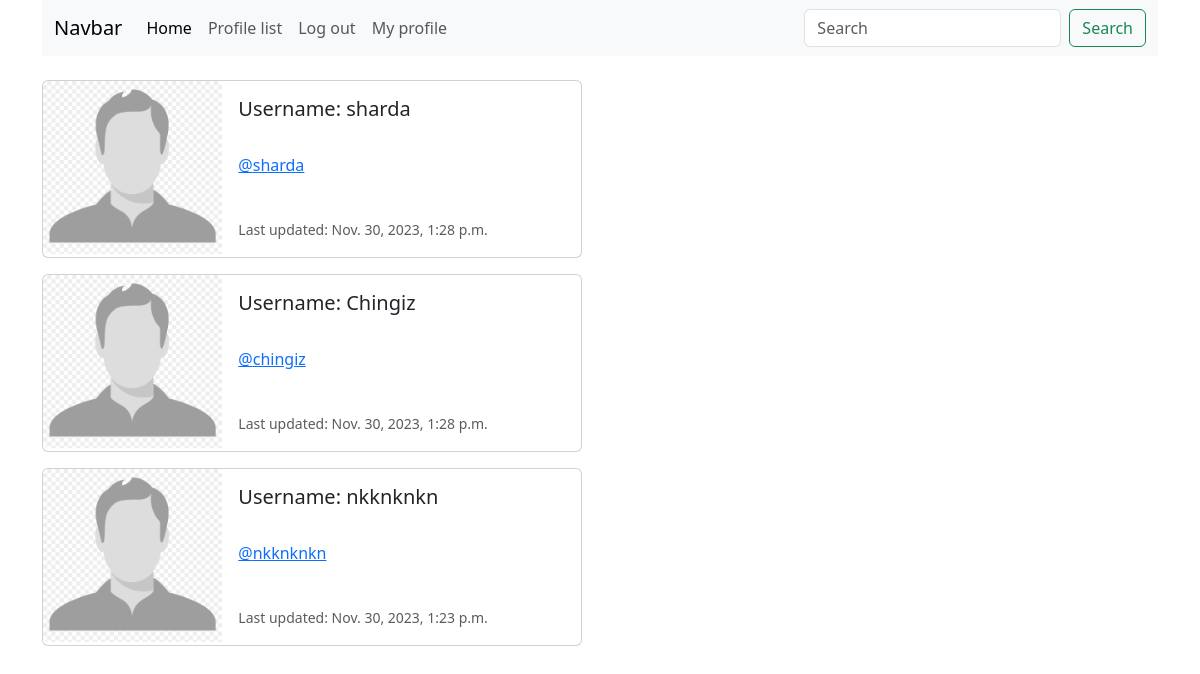
The app's page /profile_list/ (signed in), older data.
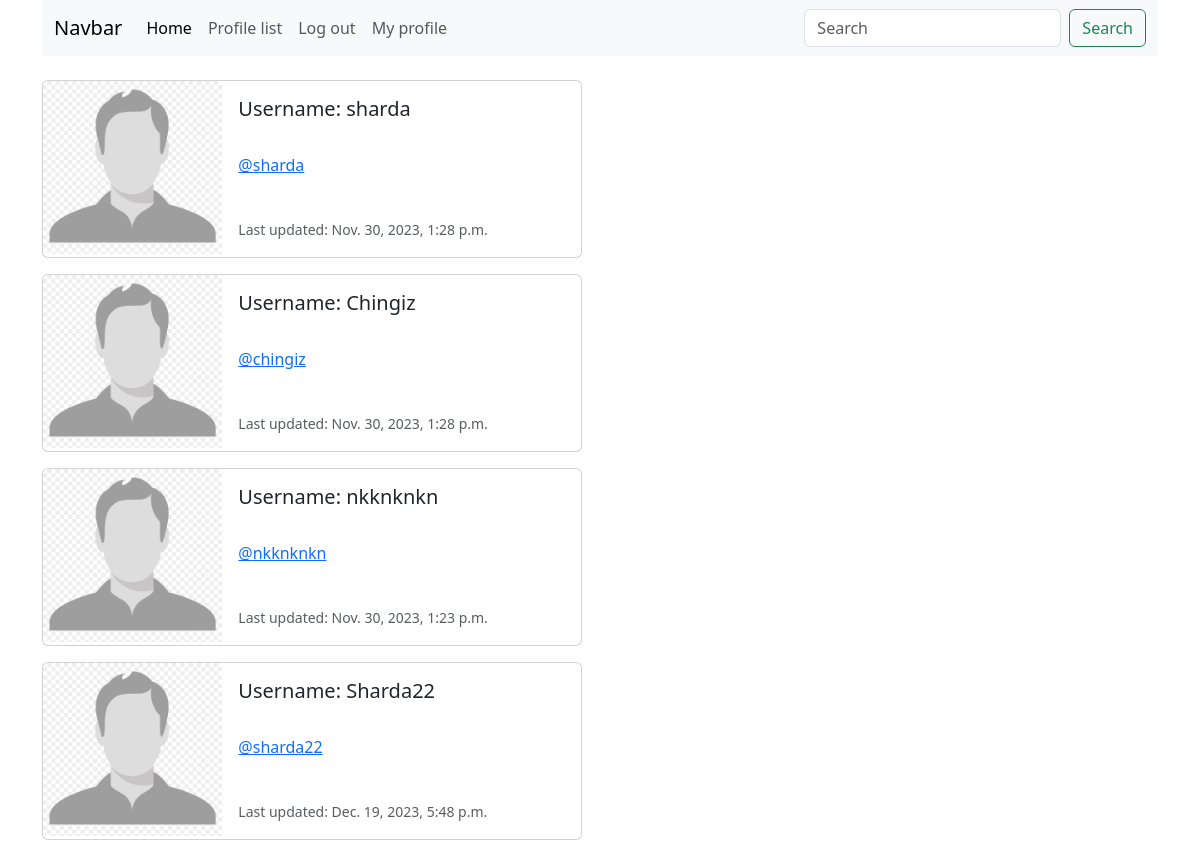
The same page, newer data.
### twitterclone/models.py (models this page shows, shortened)
class Profile(models.Model):
    user = models.OneToOneField(User, on_delete=models.CASCADE)
    follows = models.ManyToManyField("self",
                                    related_name="followed_by",
                                    symmetrical=False,
                                    blank=True)
    created_date = models.DateTimeField(User, auto_now=True)

### twitterclone/views.py (the view)
# urls.py: path('profile_list/', views.profile_list, name="profile_list"),
def profile_list(request):
    if request.user.is_authenticated:
        profiles = Profile.objects.exclude(user=request.user)
        return render(request, 'profile_list.html', {"profiles":profiles})
    else:
        messages.success(request, ("You have to log in"))
        return render(request, 'home.html', {})

### twitterclone/templates/profile_list.html
{% extends 'base.html' %}
{% load static %}
{% block content %}
{% if profiles %}
    {% for profiles in profiles %}
    <div class="card mb-3" style="max-width: 540px;">
        <div class="row g-0">
          <div class="col-md-4">
            <img src="{% static 'twitterclone/images/profile_image_2.png' %}" class="img-fluid rounded-start" alt="Profile image">
          </div>
          <div class="col-md-8">
            <div class="card-body">
              <h5 class="card-title">Username: {{ profiles.user.username }}</h5>
              <br/>
              <p class="card-text"> <a href="{% url 'profile' profiles.user.id %}">@{{ profiles.user.username|lower }} </a> </p>
              <br/>
              <p class="card-text"><small class="text-body-secondary"> Last updated: {{ profiles.created_date }}</small></p>
            </div>
          </div>
        </div>
      </div>
    {% endfor %}
{% endif %}
{% endblock  %}

### twitterclone/templates/base.html (shortened to what this page needs)
<!doctype html>
<html lang="en">
  <head>
    <link href="https://cdn.jsdelivr.net/npm/bootstrap@5.3.2/dist/css/bootstrap.min.css" rel="stylesheet">
  </head>
  <body>
<div class="container">
  {% include 'navbar.html' %}
  <br/>
  {% block content  %}
  {% endblock %}
</div>
  </body>
</html>

### twitterclone/templates/navbar.html (shortened to what this page needs)
<nav class="navbar navbar-expand-lg bg-body-tertiary">
  <div class="container-fluid">
    <a class="navbar-brand" href="#">Navbar</a>
    <div class="collapse navbar-collapse" id="navbarSupportedContent">
      <ul class="navbar-nav me-auto mb-2 mb-lg-0">
        <li class="nav-item">
          <a class="nav-link active" aria-current="page" href="{% url 'home' %}">Home</a>
        </li>
        <li class="nav-item">
          <a class="nav-link" href="{% url 'profile_list' %}">Profile list</a>
        </li>
        {% if user.is_authenticated %}
        <li class="nav-item">
          <a class="nav-link" href="{% url 'logout' %}">Log out</a>
        </li>
        <li class="nav-item">
          <a class="nav-link" href="{% url 'profile' request.user.id %}">My profile</a>
        </li>
        {%else%}
          <li class="nav-item">
            <a class="nav-link" href="{% url 'login'  %}">Log in</a>
            <li class="nav-item">
            <a class="nav-link" href="{% url 'register'  %}">Register</a>
          </li>
        {% endif %}
      </ul>
      <form class="d-flex" role="search">
        <input class="form-control me-2" type="search" placeholder="Search" aria-label="Search">
        <button class="btn btn-outline-success" type="submit">Search</button>
      </form>
    </div>
  </div>
</nav>

Row changes from the older to the newer data that the page shows:
added Profile: user.username "Sharda22", user.username "sharda22", created_date "Dec. 19, 2023, 5:48 p.m."
